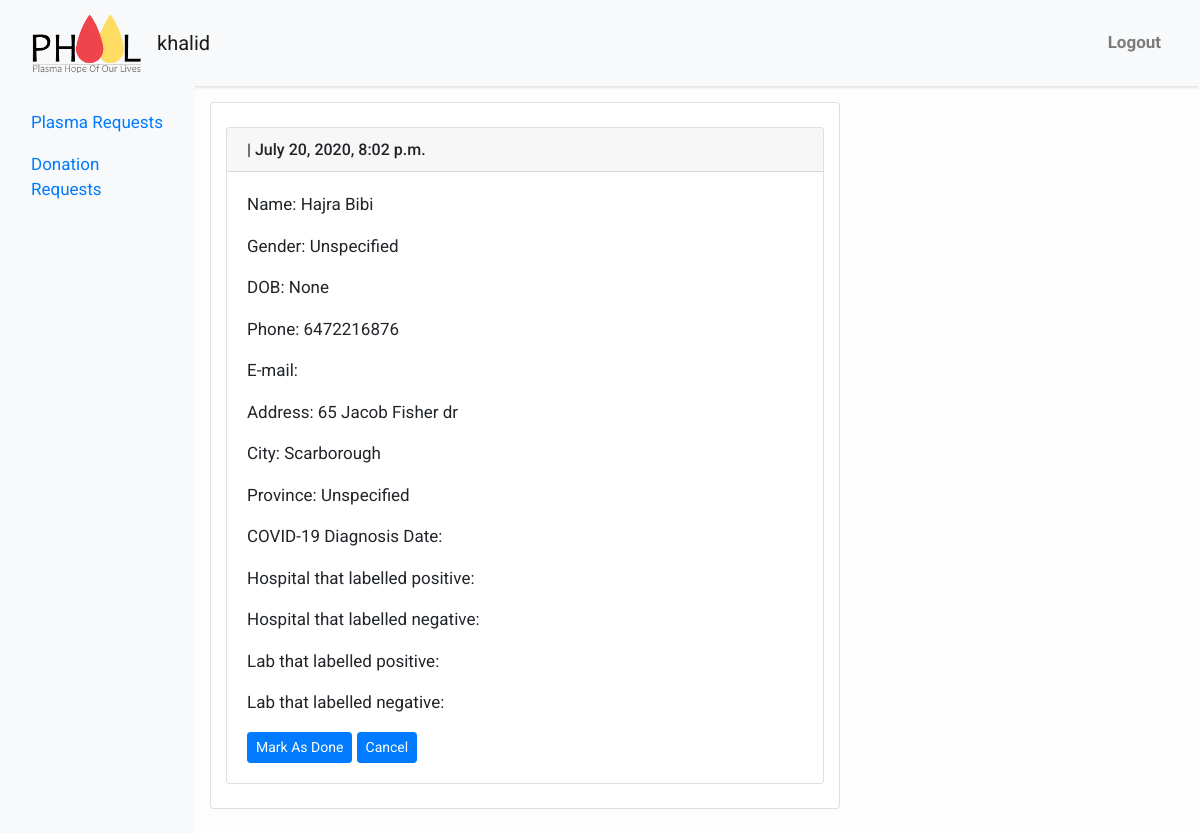
The app's page /plasma/donation_request_detail/18/ (signed in) with its own data.
### plasma/models.py (models this page shows)
class Profile(models.Model):
    author = models.ForeignKey(User, on_delete=models.CASCADE)
    first_name = models.CharField(max_length=30)
    last_name = models.CharField(max_length=30)
    address = models.CharField(max_length=30, blank=True)
    city = models.CharField(max_length=30)
    province = models.IntegerField(choices=PROVINCES, default=4)
    birth_date = models.DateField(null=True, blank=True)
    gender = models.IntegerField(choices=GENDER, default=3)
    phone_regex = RegexValidator(regex=r'^\+?1?\d{9,15}$',
                                 message="Phone number must be entered in the format: '+999999999'. Up to 15 digits allowed.")
    phone = models.CharField(validators=[phone_regex], max_length=17, blank=True)
    date_covid_19_diagnosed = models.DateField(null=True, blank=True)
    blood_group = models.IntegerField(choices=BLOOD, default=8)
    hospital_which_labelled_positive = models.CharField(max_length=30, blank=True)
    hospital_which_labelled_negative = models.CharField(max_length=30, blank=True)
    lab_which_labelled_positive = models.CharField(max_length=30, blank=True)
    lab_which_labelled_negative = models.CharField(max_length=30, blank=True)
    donation_request = models.BooleanField(default=False)
    plasma_request = models.BooleanField(default=False)
    donation_completed = models.BooleanField(default=False)
    plasma_completed = models.BooleanField(default=False)
    created_on = models.DateTimeField(auto_now_add=True, blank=True)

### plasma/views.py (the view)
# urls.py: path("donation_request_detail/<int:pk>/", views.DonationRequestDetail.as_view(), name="donation_request_detail"),
class DonationRequestDetail(LoginRequiredMixin, generic.DetailView):
    model = Profile
    template_name = "donation_request_detail.html"

### templates/donation_request_detail.html
{% extends 'base.html' %} {% block content %}
<div class="container">
  <div class="row">
    <div class="col-md-8 card mb-4  mt-3 left  top">
    <div class="card my-4">
    <h6 class="card-header">{% block title %} {{ object.user}}  | {{ object.created_on }} {% endblock title %}</h6>
      <div class="card-body">
          <p class="card-text ">Name: {{ object.first_name }} {{ object.last_name }}</p>
          <p class="card-text ">Gender: {{ object.get_gender_display}}</p>
          <p class="card-text ">DOB: {{ object.birth_date}}</p>
          <p class="card-text ">Phone: {{ object.phone}}</p>
          <p class="card-text ">E-mail: {{ object.user.email }}</p>
          <p class="card-text ">Address: {{ object.address}}</p>
          <p class="card-text ">City: {{ object.city}}</p>
          <p class="card-text ">Province: {{ object.get_province_display}}</p>
          <p class="card-text ">COVID-19 Diagnosis Date: {{ object.date_COVID_19_diagnosed}}</p>
          <p class="card-text ">Hospital that labelled positive: {{ object.hospital_which_labelled_positive}}</p>
          <p class="card-text ">Hospital that labelled negative:{{ object.hospital_which_labelled_negative}}</p>
          <p class="card-text ">Lab that labelled positive: {{ object.lab_which_labelled_positive}}</p>
          <p class="card-text ">Lab that labelled negative: {{ object.lab_which_labelled_negative}}</p>
          {%  if object.donation_completed == 1 %}
            <a href="{% url 'undo_donation_request' object.pk %}" class="btn btn-primary btn-sm" onclick="return confirm('Mark this request as not-done, proceed?')">Mark as not done</a>
            <a href="{% url 'donation_requests' %}" class="btn btn-primary btn-sm">Cancel</a>
          {% else %}
            <a href="{% url 'complete_donation_request' object.pk %}" class="btn btn-primary btn-sm" onclick="return confirm('Mark this request as completed, proceed?')">Mark As Done</a>
            <a href="{% url 'donation_requests' %}" class="btn btn-primary btn-sm">Cancel</a>
          {% endif %}
      </div>
    </div>
    </div>
  </div>
</div>
{% endblock content %}

### templates/base.html (shortened to what this page needs)
<!DOCTYPE html>
<html>
    <head>
        <link rel="stylesheet" href="https://maxcdn.bootstrapcdn.com/bootstrap/4.0.0/css/bootstrap.min.css"
 />
    </head>
    <body>
        <nav class="navbar navbar-expand-lg navbar-light bg-light shadow navbar-fixed-top" id="mainNav">
        {% load static %}
            <div class="container-fluid">
                <a class="navbar-brand" href="{% url 'home' %}"><img src="{% static "icons/phool.png" %}" width="110" height="60" alt=""></a>
                {% if not user.is_staff %}
                <a class="navbar-brand" >{{ user.get_username }}</a>
                    {% else %}
                    <a class="navbar-brand" href="{% url 'profile'%}">{{ user.get_username }}</a>
                {% endif %}
                <div class="collapse navbar-collapse" id="navbarResponsive">
                    <ul class="navbar-nav ml-auto">
                        {% if user.is_authenticated %}
                            <li class="nav-item text-black">
                                <a class="nav-link text-black font-weight-bold" href="{% url 'logout' %}?next={{request.path}}">Logout</a>
                            </li>
                        {% else %}
                            <li class="nav-item text-black">
                                <a class="nav-link text-black font-weight-bold" href="{% url 'login' %}?next={{request.path}}">Login</a>
                            </li>
                        {% endif %}
                    </ul>
                </div>
            </div>
        </nav>
<div class="container-fluid row">
    <div class="col-lg-2  navbar-light bg-light"><p>  </p>
    {% if user.is_staff %}
        <ul class="sidebar text-black list-unstyled">
        <li class="nav-item">
            <a class="nav-link text-black" href = "{% url 'plasma_requests' %}" title="Plasma Requests">Plasma Requests</a>
        </li>
                <li class="nav-item">
            <a class="nav-link text-black" href = "{% url 'donation_requests' %}" title="Donation Requests">Donation Requests</a>
        </li>
        </ul>
        {% endif %}
    </div>
    <div class="col-lg-10 mt-auto">
                    {% block content %}{% endblock content %}
    </div>
</div>
    </body>
</html>

### templates/base.html (style rules this page uses)
body { font-family: "Roboto", sans-serif; font-size: 17px; background-color: #fdfdfd; }
.shadow { box-shadow: 0 4px 2px -2px rgba(0, 0, 0, 0.1); }

### records on screen
Profile: created_on "July 20, 2020, 8:02 p.m.", first_name "Hajra", last_name "Bibi", gender "Unspecified", birth_date "None", phone "6472216876", address "65 Jacob Fisher dr", city "Scarborough", province "Unspecified"

### other values on screen
{{ user.get_username }} "khalid"
